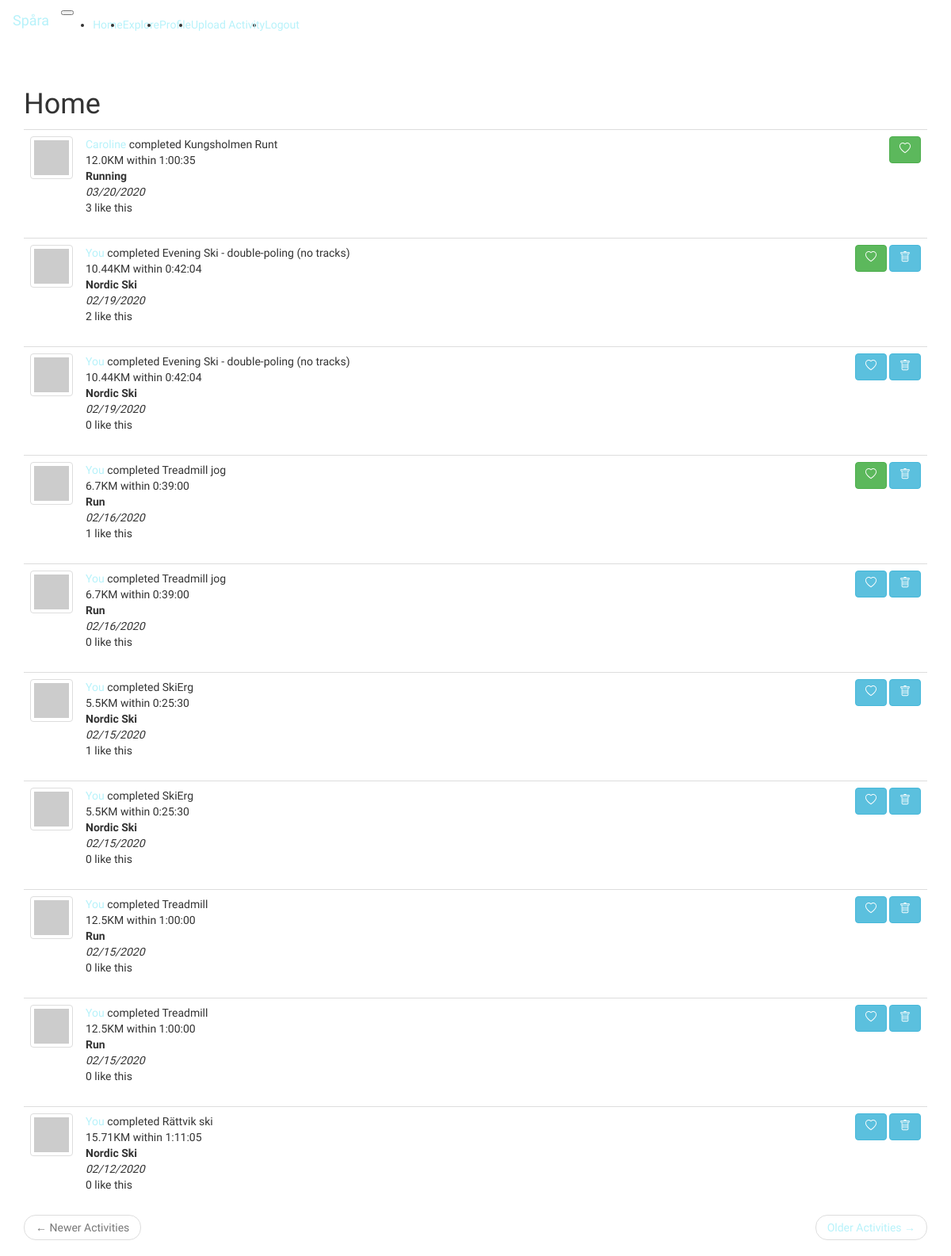
The app's page /index (signed in) with its own data.
### app/models.py (models this page shows, shortened)
class Activity(db.Model):
    id = db.Column(db.Integer, primary_key=True)
    timestamp = db.Column(db.DateTime, index=True, default=datetime.utcnow)
    title = db.Column(db.String(64), index=True)
    activity_type = db.Column(db.String(64), index=True)
    distance = db.Column(db.Float)
    duration = db.Column(db.Integer)
    user_id = db.Column(db.Integer, db.ForeignKey('user.id'))

class User(UserMixin, db.Model):
    id = db.Column(db.Integer, primary_key=True)
    username = db.Column(db.String(64), index=True, unique=True)
    email = db.Column(db.String(120), index=True, unique=True)
    activities = db.relationship('Activity', backref='athlete', lazy='dynamic')
    password_hash = db.Column(db.String(128))
    about_me = db.Column(db.String(140))
    last_seen = db.Column(db.DateTime, default=datetime.utcnow)
    follows = db.relationship(
        'User', secondary=followers,
        primaryjoin=(followers.c.follower_id == id),
        secondaryjoin=(followers.c.follows_id == id),
        backref=db.backref('followers', lazy='dynamic'), lazy='dynamic')
    liked_activities = db.relationship(
        'Activity', secondary=likes,
        backref=db.backref('liked_by', lazy='dynamic'), lazy='dynamic')
    def avatar(self, size):
        digest = md5(self.email.lower().encode('utf-8')).hexdigest()
        return 'https://www.gravatar.com/avatar/{}?d=identicon&s={}'.format(
            digest, size)
    def likes_activity(self, activity):
        return self.liked_activities.filter(
            likes.c.activity_id == activity.id).count() > 0
    def follows_activities(self):
        follows = Activity.query.join(
            followers, (followers.c.follows_id == Activity.user_id)).filter(
                followers.c.follower_id == self.id)
        own = Activity.query.filter_by(user_id=self.id)
        return follows.union(own).order_by(Activity.timestamp.desc())

### app/main/routes.py (the view)
@bp.route('/')
@bp.route('/index', methods = ['GET', 'POST'])
@login_required
def index():
    page = request.args.get('page', 1, type=int)
    pie_keys, pie_values = data_processing.total_per_activity(current_user.id)
    activities = current_user.follows_activities().paginate(
        page, app.config['ACTIVITIES_PER_PAGE'], False)
    next_url = url_for('main.index', page=activities.next_num) \
        if activities.has_next else None
    prev_url = url_for('main.index', page=activities.prev_num) \
        if activities.has_prev else None
    return render_template("index.html", title="Home", activities=activities.items,
                           next_url=next_url, prev_url=prev_url, pie_keys=pie_keys, pie_values=pie_values)

### app/analytics/data_processing.py (called while the page is built)
def total_per_activity(id):
    connection = sqlite3.connect('app.db')
    cursor = connection.cursor()
    select_query = """SELECT activity_type, SUM(duration) FROM Activity WHERE user_id = ? GROUP BY activity_type"""
    cursor.execute(select_query, (id,))
    records = cursor.fetchall()
    pie_keys = []
    pie_values = []
    for a, b in records:
        pie_keys.append(a)
        pie_values.append(b)
    return pie_keys, pie_values

### app/main/routes.py (called while the page is built)
@bp.before_request
def before_request():
    if current_user.is_authenticated:
        current_user.last_seen = datetime.utcnow()
        db.session.commit()

### app/models.py (called while the page is built)
@login.user_loader
def load_user(id):
    return User.query.get(int(id))

### app/momentjs.py (called while the page is built)
    def render(self, format):
        return Markup("<script>\ndocument.write(moment(\"%s\").%s);\n</script>" % (self.timestamp.strftime("%Y-%m-%dT%H:%M:%S Z"), format))

    def calendar(self):
        return self.render("calendar()")

### app/templates/index.html (shortened to what this page needs)
<!DOCTYPE html>
<html lang="en">
{% extends "base.html" %}
{% import "bootstrap/wtf.html" as wtf %}
{% block app_content %}
<h1>{{ title }}</h1>
<body>
<div class="container-fluid">
    <div class="row justify-content-md-center">
        <div class="col-md-4">
        </div>
        <div class="col-md-4">
        </div>
        <div class="col-md-4">
        </div>
    </div>
</div>
    {% for activity in activities %}
        {% include '_activity.html' %}
    {% endfor %}
    <nav aria-label="...">
        <ul class="pager">
            <li class="previous{% if not prev_url %} disabled{% endif %}">
                <a href="{{ prev_url or '#' }}">
                    <span aria-hidden="true">&larr;</span> Newer Activities
                </a>
            </li>
            <li class="next{% if not next_url %} disabled{% endif %}">
                <a href="{{ next_url or '#' }}">
                    Older Activities <span aria-hidden="true">&rarr;</span>
                </a>
            </li>
        </ul>
    </nav>
</body>
{% endblock %}

### app/templates/_activity.html (shortened to what this page needs)
<!DOCTYPE html>
<html lang="en">
<table class="table table-hover">
    <tr>
        <td width="70px">
            <a href="{{ url_for('main.profile', username=activity.athlete.username) }}">
                <img src="{{ activity.athlete.avatar(50) }}" class="img-thumbnail">
            </a>
        </td>
        <td>
            {% if activity.athlete == current_user %}
            <a href="{{ url_for('main.profile', username=current_user.username) }}">
                You
            </a>
            {% else %}
            <a href="{{ url_for('main.profile', username=activity.athlete.username) }}">
                {{ activity.athlete.username }}
            </a>
            {% endif %}
            completed {{ activity.title }}
            <br>
            <span>{{ activity.distance}}KM within {{ datetime.timedelta(seconds=activity.duration) }} </span>
            <br>
            <span style="font-weight:bold"> {{ activity.activity_type }}</span>
            <br>
            <em>{{ momentjs(activity.timestamp).calendar() }}</em>
            <br>
            <span>{{ activity.liked_by.count() }} like this</span>
        </td>
        <td align="right">
            {% if current_user.likes_activity(activity) %}
            <a href="{{ url_for('main.like', activity_id=activity.id) }}">
                <button class="btn btn-success"></button>
            </a>
            {% else %}
            <a href="{{ url_for('main.like', activity_id=activity.id) }}">
                <button class="btn btn-info"></button>
            </a>
            {% endif %}
            {% if activity.athlete == current_user %}
            <a href="{{ url_for('main.delete_activity', activity_id=activity.id) }}">
                <button class="btn btn-info"></button>
            </a>
            {% endif %}
        </td>
    </tr>
</table>
</html>

### app/static/CSS/base.css (style rules this page uses)
body { font-family: 'Comfortaa', cursive; }
a { color: #B7F2FA }

### records on screen
Activity: athlete.username "Caroline", title "Kungsholmen Runt", distance "12.0", timedelta "1:00:35", activity_type "Running", liked_by.count "3"
Activity: title "Evening Ski - double-poling (no tracks)", distance "10.44", timedelta "0:42:04", activity_type "Nordic Ski", liked_by.count "2"
Activity: title "Evening Ski - double-poling (no tracks)", distance "10.44", timedelta "0:42:04", activity_type "Nordic Ski", liked_by.count "0"
Activity: title "Treadmill jog", distance "6.7", timedelta "0:39:00", activity_type "Run", liked_by.count "1"
Activity: title "Treadmill jog", distance "6.7", timedelta "0:39:00", activity_type "Run", liked_by.count "0"
Activity: title "SkiErg", distance "5.5", timedelta "0:25:30", activity_type "Nordic Ski", liked_by.count "1"
Activity: title "SkiErg", distance "5.5", timedelta "0:25:30", activity_type "Nordic Ski", liked_by.count "0"
Activity: title "Treadmill", distance "12.5", timedelta "1:00:00", activity_type "Run", liked_by.count "0"
Activity: title "Treadmill", distance "12.5", timedelta "1:00:00", activity_type "Run", liked_by.count "0"
Activity: title "Rättvik ski", distance "15.71", timedelta "1:11:05", activity_type "Nordic Ski", liked_by.count "0"

### other values on screen
{{ title }} "Home"
